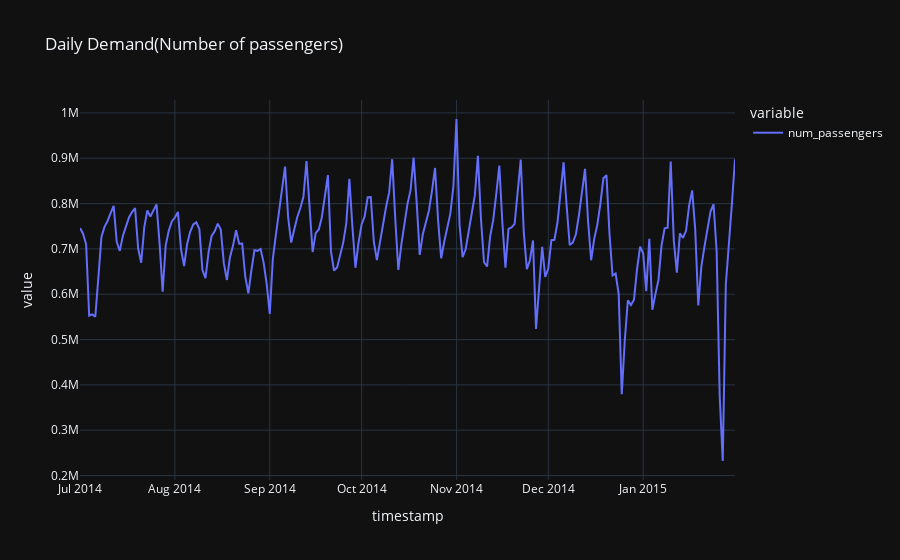

Source (notebook cell):
### Code cell
viz_demand(viz_df,temp_dim="daily")

### Figure 1 — Plotly figure (JSON) as saved in the notebook; plotly's stock layout.template omitted (floating-point values rounded to 4 significant figures; data arrays with more than 128 entries replaced by an {"elided": "..."} marker saying what was removed)
{"data": [{"hovertemplate": "variable=num_passengers<br>timestamp=%{x}<br>value=%{y}<extra></extra>", "legendgroup": "num_passengers", "line": {"color": "#636efa", "dash": "solid"}, "marker": {"symbol": "circle"}, "mode": "lines", "name": "num_passengers", "orientation": "v", "showlegend": true, "type": "scatter", "x": {"elided": "215 str values"}, "xaxis": "x", "y": {"elided": "215 int values"}, "yaxis": "y"}], "layout": {"autosize": true, "legend": {"title": {"text": "variable"}, "tracegroupgap": 0}, "title": {"text": "Daily Demand(Number of passengers)"}, "xaxis": {"anchor": "y", "autorange": true, "domain": [0, 1], "range": ["2014-07-01", "2015-01-31"], "title": {"text": "timestamp"}, "type": "date"}, "yaxis": {"anchor": "x", "autorange": true, "domain": [0, 1], "range": [190100.0, 1028000.0], "title": {"text": "value"}, "type": "linear"}}}
